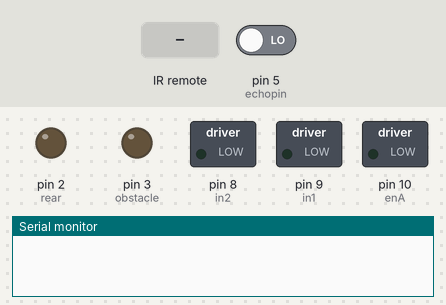
Bench run of a sketch on a simulated Arduino Uno, built with avr-gcc and run on an emulated ATmega328P. Parts: switched loads named in the sketch (green lamp = pin HIGH), output pins drawn as LEDs (lit = HIGH), the last lines printed to the serial monitor. The inputs (shaded band) are chosen by the test bench; at power-on: pin 5 (echopin) LOW. Pins used as bus, display or sensor lines are not drawn.

Above: at 0.1 s.
At 1.2 s:
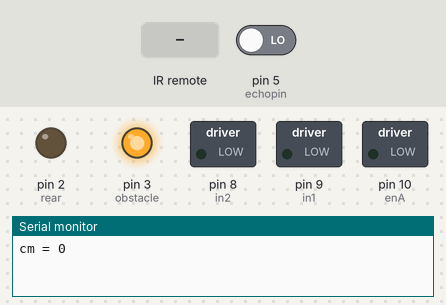
1.3 s: infrared code 0xE718FF00 received
4.5 s: infrared code 0xAD52FF00 received
Timing chart, 0 to 7.5 s (numbered marks = the images above; inputs shaded):
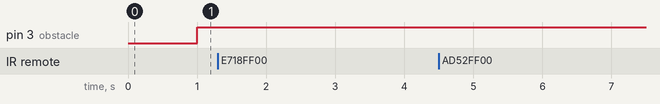

The sketch:

dcmotorandirsensor.ino
```cpp
/*Load Necessary Library */
#include <IRremote.h>

/* remote control consists of several keys that each of which posses a specific hex digits. We choose three of them */
#define button_1 3877175040 // forward key
#define button_2 2907897600 // backward key
#define button_3 3860463360 // 0 key

// receiver is the pin we use to connect IR sensor to Arudino Board
const int receiver = 7;
uint32_t Previous;

//irrecv is the object of IR REMOTE
IRrecv irrecv(receiver);

//enA,in1,in2 are three pin we use to connect motor
int enA = 10;
int in1 = 9;
int in2 = 8;
int motorspeed = 100 ;

// trigpin and echopin are used to connect Ultrasonic Sensor
int trigpin = 4;
int echopin = 5;

// if the motor want to move backward the rear led is turned on.
int rear = 2;

// if the ultrasonic detect an obstacle , the led is turned on
int obstacle = 3;

//duration and cm are two variables used to measure the distance
unsigned long duration, cm;
bool guard = false;

void setup() {
  // put your setup code here, to run once:
  Serial.begin(9600);
  irrecv.enableIRIn();
  pinMode(enA, OUTPUT);
  pinMode(in1, OUTPUT);
  pinMode(in2, OUTPUT);
  pinMode(trigpin, OUTPUT);
  pinMode(echopin, INPUT);
  pinMode(obstacle, OUTPUT);
  pinMode(rear, OUTPUT);
}

void loop() {
  // put your main code here, to run repeatedly:
  Ultrasonic_Pulse_Producer();
  duration = pulseIn(echopin, HIGH);
  cm = Micro_to_cm(duration);
  Serial.print("cm = ");
  Serial.println(cm);
  if ( cm < 20 ) { // it means an obstacle is detected and the motor is turned off and the obstacle light turned on
    guard = true;
    digitalWrite(in1, LOW);
    digitalWrite(in2, LOW);
    digitalWrite(enA, 0);
    digitalWrite(obstacle, HIGH);
  }
  else {
    digitalWrite(obstacle, LOW);
    guard = false;
  }
  if (irrecv.decode()) {

    Serial.println(irrecv.decodedIRData.decodedRawData, HEX);
    digitalWrite(rear, LOW);
    switch (irrecv.decodedIRData.decodedRawData) {
      case button_1: // go forward
        if (guard == false) {
          digitalWrite(in1, HIGH);
          digitalWrite(in2, LOW);
          analogWrite(enA, motorspeed);
        }
        break;

      case button_2: // go backward
        if (guard == false) {
          digitalWrite(in1, LOW);
          digitalWrite(in2, HIGH);
          analogWrite(enA, motorspeed);
          digitalWrite(rear, HIGH);
        }
        break;
      case button_3: // motors shutdown
        digitalWrite(in1, LOW);
        digitalWrite(in2, LOW);
        analogWrite(enA, 0);
        break;
    }
    Serial.println(irrecv.decodedIRData.decodedRawData, HEX);
    irrecv.resume(); //next value
  }
  delay(1000);
}

void Ultrasonic_Pulse_Producer() { // create signal for ultrasonic sensor
  digitalWrite(trigpin, LOW);
  delayMicroseconds(2);
  digitalWrite(trigpin, HIGH);
  delayMicroseconds(10);
}
unsigned long Micro_to_cm(int micro) { // scale the ultrasonic sensor value into cm
  return (micro / 58);
}
```
